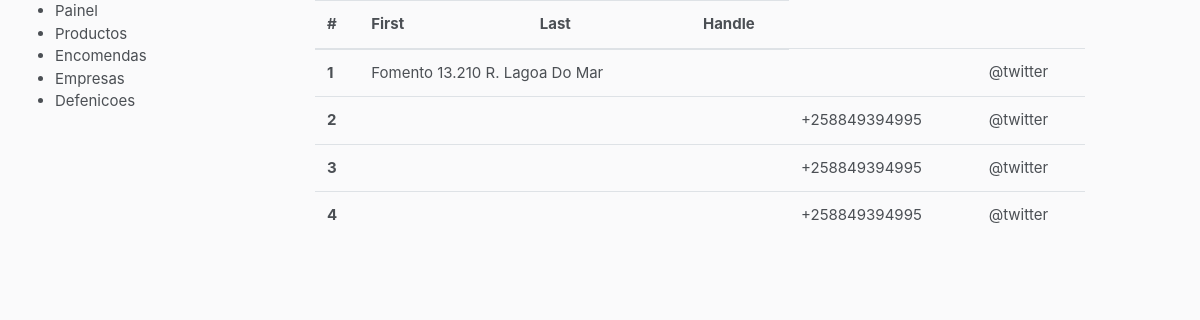
The page /dashboard/companies/ on the database as committed earlier.
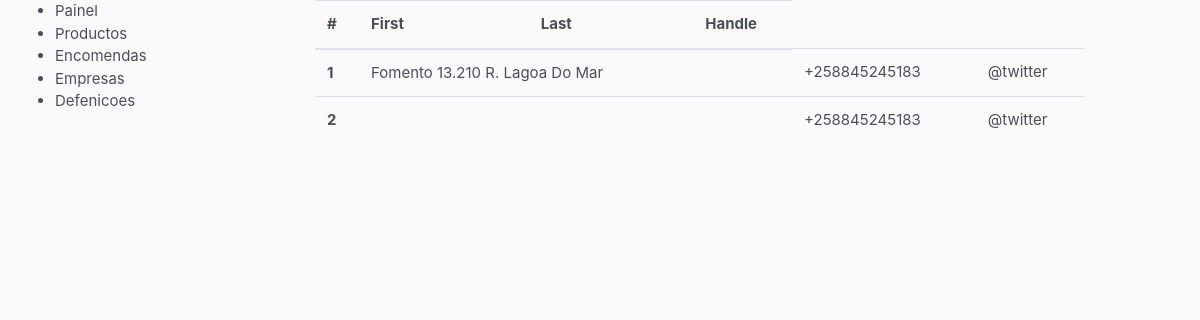
The same page on the database as committed later.
### account/models.py (models this page shows, shortened)
class Company(models.Model):
    user = models.OneToOneField(settings.AUTH_USER_MODEL, on_delete=models.CASCADE)
    commercial_name = models.CharField(max_length=30, blank=False, unique=False)
    company_logo = models.ImageField(upload_to='company_logo/', default='company_logo/default.jpg')
    address = models.CharField(max_length=30, blank=True)
    categories = models.ForeignKey(Category, on_delete=models.CASCADE, blank=True,unique=False, default=1)
    created_date = models.DateTimeField(default=timezone.now)
    uploaded_at = models.DateTimeField(blank=True, null=True)

class User(AbstractUser):
    username = None
    email = models.EmailField(_('email address'), unique=True)
    phone_regex = RegexValidator(regex=r'^\+?258?\d{9,13}$', message="O número de telefone deve ser digitado no formato: '+258849293949'. São permitidos até 13 dígitos.")
    phone_number = models.CharField(validators=[phone_regex], max_length=13, blank=True) # validators should be a list
    USERNAME_FIELD = 'email'
    REQUIRED_FIELDS = []
    objects = UserManager()

### dashboard/views.py (the view)
# urls.py: path("companies/", views.CompanyListView.as_view(), name="companies"),
class CompanyListView(ListView):
    model = Company
    template_name = 'dashboard/companies.html'
    context_object_name = 'companies'
    paginate_by = 20
    def get_context_data(self, **kwargs):
        context = super(CompanyListView, self).get_context_data(**kwargs)
        companies = self.get_queryset()
        page = self.request.GET.get('page')
        paginator = Paginator(companies, self.paginate_by)
        try:
            users = paginator.page(page)
        except PageNotAnInteger:
            users = paginator.page(1)
        except EmptyPage:
            products = paginator.page(paginator.num_pages)
        context['companies'] = companies
        return context

### price/templates/dashboard/companies.html (shortened to what this page needs)
{% extends "price/layout/base.html" %}
{% load staticfiles %}
{% load staticfiles %}
{% block styles %}
<link rel="stylesheet" href="{% static 'stylesheet/main.css' %}">
<link rel="stylesheet" href="https://use.fontawesome.com/releases/v5.7.2/css/all.css">
{% endblock %}
{% block content %}
<main>
    <div class="container-fluid">
        <div class="row">
            <div class="col-md-3">
                <aside>
                    <ul>
                        <li>Painel</li>
                        <li>Productos</li>
                        <li>Encomendas</li>
                        <li>Empresas</li>
                        <li>Defenicoes</li>
                    </ul>
                </aside>
            </div>
            <div class="col-md-8">
                <section>
                    <table class="table table-borderless">
                        <thead>
                        <tr>
                            <th scope="col">#</th>
                            <th scope="col">First</th>
                            <th scope="col">Last</th>
                            <th scope="col">Handle</th>
                        </tr>
                        </thead>
                        <tbody>
                        {% for company in companies %}
                        <tr>
                            <th scope="row">{{ company.id }}</th>
                            <td colspan="2">{{ company.address }}</td>
                            <td colspan="2">{{ user.email }}</td>
                            <td colspan="2">{{ company.user.phone_number }}</td>
                            <td>@twitter</td>
                        </tr>
                        {% endfor %}
                        </tbody>
                    </table>
                </section>
            </div>
        </div>
    </div>
</main>
{% endblock %}

Rows that differ between the two databases and show on the page:
removed Company: id "3", user.phone_number "+258849394995"
removed Company: id "4", user.phone_number "+258849394995"
changed Company "Fomento 13.210 R. Lagoa Do Mar": user.phone_number (not shown) → "+258845245183"
changed Company id 2: user.phone_number "+258849394995" → "+258845245183"
